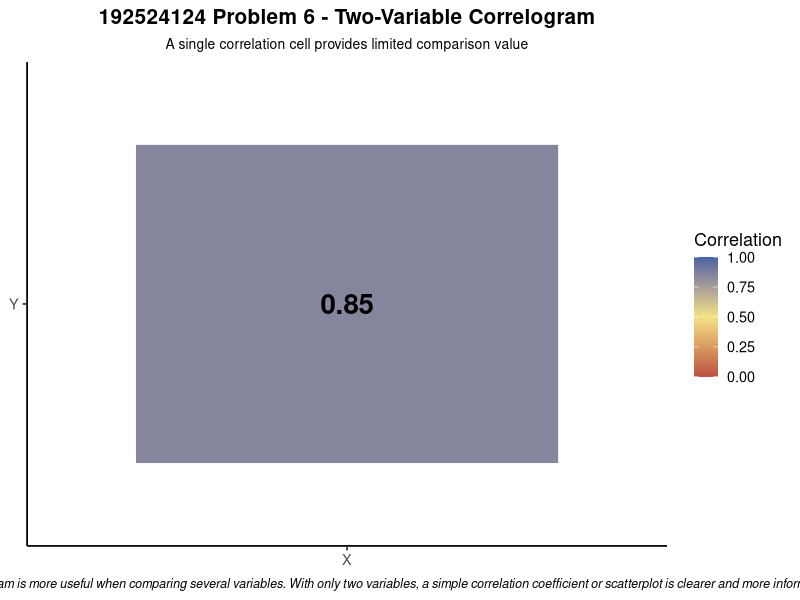

R code for this plot:
# Problem 6 - Correlogram with Two Variables

library(ggplot2)

cor_data <- data.frame(
  Variable1 = "X",
  Variable2 = "Y",
  Correlation = 0.85
)

ggplot(
  cor_data,
  aes(
    x = Variable1,
    y = Variable2,
    fill = Correlation
  )
) +
  geom_tile(
    color = "white",
    linewidth = 1.5,
    width = 0.8,
    height = 0.8
  ) +
  geom_text(
    aes(
      label = "0.85"
    ),
    size = 7,
    fontface = "bold"
  ) +
  scale_fill_gradient2(
    low = "#BA5142",
    mid = "#F4E285",
    high = "#4563A3",
    midpoint = 0.5,
    limits = c(0, 1)
  ) +
  labs(
    title = "192524124 Problem 6 - Two-Variable Correlogram",
    subtitle = "A single correlation cell provides limited comparison value",
    x = NULL,
    y = NULL,
    fill = "Correlation",
    caption = "Interpretation: A correlogram is more useful when comparing several variables. With only two variables, a simple correlation coefficient or scatterplot is clearer and more informative."
  ) +
  theme_classic(base_size = 13) +
  theme(
    plot.title = element_text(
      hjust = 0.5,
      face = "bold",
      size = 15
    ),
    plot.subtitle = element_text(
      hjust = 0.5,
      size = 10
    ),
    plot.caption = element_text(
      hjust = 0.5,
      face = "italic",
      size = 9
    )
  )
